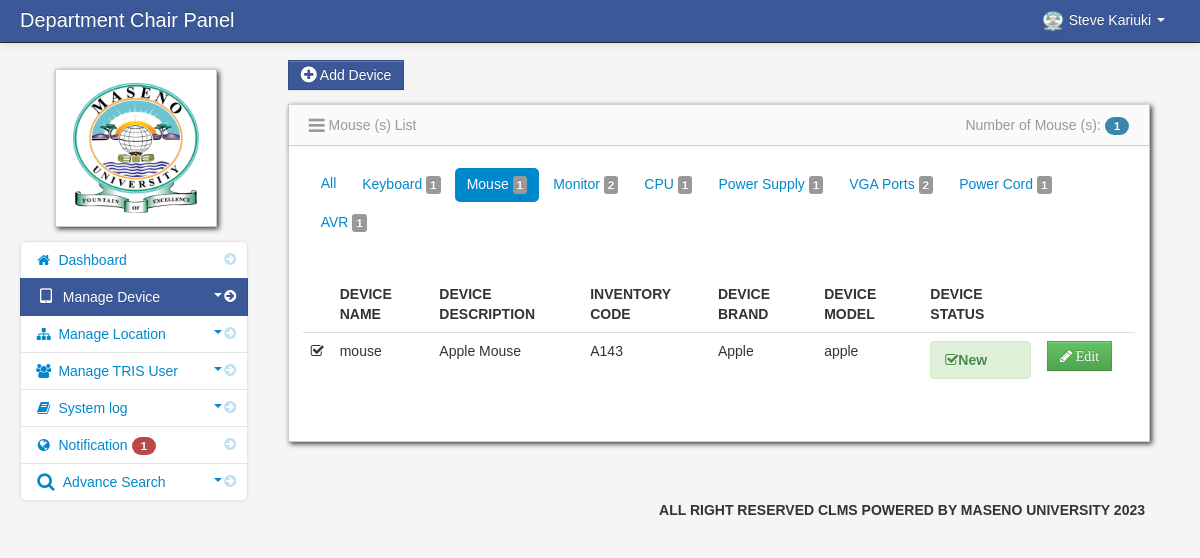
The page /Admin/Mouse.php (signed in) on the database its author committed.
### tables this page shows
CREATE TABLE `tbldevice` (
  `id` int(11) NOT NULL,
  `dev_id` int(11) NOT NULL,
  `dev_desc` varchar(128) NOT NULL,
  `dev_serial` varchar(128) NOT NULL,
  `dev_brand` varchar(128) NOT NULL,
  `dev_model` varchar(128) NOT NULL,
  `dev_status` varchar(128) NOT NULL
);

CREATE TABLE `tbldevice_name` (
  `dev_id` int(11) NOT NULL,
  `dev_name` varchar(100) NOT NULL
);

### Admin/session.php (called while the page is built, shortened)
<?php
$session_id=$_SESSION['admin_id'];
$user_query = mysqli_query($conn,"select * from tbladmin where admin_id = '$session_id'")or die(mysqli_error($conn));
$user_row =mysqli_fetch_array($user_query);
$admin_username =$user_row['firstName']." ".$user_row['lastName'];
?>

### Admin/Mouse.php (the view, shortened to what this page needs)
<?php include('header.php'); ?>
<?php include('session.php'); ?>
    <body>
		<?php include('navbar.php'); ?>
        <div class="container-fluid">
            <div class="row-fluid">
				<?php include('Device_sidebar.php'); ?>
				<div class="span9" id="content">
                     <div class="row-fluid">
					 <a href="add_Device.php" class="btn btn-info"  id="add" data-placement="right" title="Click to Add Device" ><i class="icon-plus-sign icon-large"></i> Add Device</a>
				<?php
	             $count_item=mysqli_query($conn,"select * from tbldevice
				 LEFT JOIN tbldevice_name ON tbldevice.dev_id=tbldevice_name.dev_id
				 where dev_name = 'Mouse' OR dev_name = 'mouse'
                 OR dev_name = 'muse' OR dev_name = 'mose'OR dev_name = 'mse' OR dev_name = 'MOUSE' OR dev_name = '(Mouse)'
				 OR dev_name = 'Mouse/PS2' OR dev_name = 'Mouse/USB' OR dev_name = 'Mouse(PS2)' OR dev_name = 'Mouse(USB)'
				 OR dev_name = 'Mouse-PS2' OR dev_name = 'Mouse-USB' OR dev_name = 'Mouse PS2' OR dev_name = 'Mouse USB'
				 ORDER BY tbldevice.id DESC ");
	             $count = mysqli_num_rows($count_item);
                 ?>
				   <div id="block_bg" class="block">
                        <div class="navbar navbar-inner block-header">
                             <div class="muted pull-left"><i class="icon-reorder icon-large"></i> Mouse (s) List</div>
							  <div class="muted pull-right">
								Number of Mouse (s): <span class="badge badge-info"><?php  echo $count; ?></span>
							 </div>
                          </div>
  <div class="container-fluid">
 <div class="row-fluid">
 <br/>
	<div class="pull-left">
			    <ul class="nav nav-pills">
				<li class="">
					<a href="device_stocks.php">All</a>
				</li>
			  <?php
	           $count_item=mysqli_query($conn,"select * from tbldevice
			   LEFT JOIN tbldevice_name ON tbldevice.dev_id=tbldevice_name.dev_id
			   where dev_name = 'Keyboard' OR dev_name = 'keyboard' OR dev_name = 'KEYBOARD'
			   OR dev_name = 'kyboard' OR dev_name = 'kboard' OR dev_name = 'kbard' OR dev_name = 'kbord'OR dev_name = 'kbrd' OR dev_name = '(keyboard)'
			   OR dev_name = '(kbrd)'
			   ORDER BY tbldevice.id DESC");
	           $count = mysqli_num_rows($count_item);
               ?>
				<li class="">
					<a href="Keyboard.php">Keyboard&nbsp;<span class="label label-default"> <?php echo $count;?></span></a>
				</li>
				<?php
	           $count_item=mysqli_query($conn,"select * from tbldevice
			   LEFT JOIN tbldevice_name ON tbldevice.dev_id=tbldevice_name.dev_id
			   where dev_name = 'Mouse' OR dev_name = 'mouse'
               OR dev_name = 'muse' OR dev_name = 'mose'OR dev_name = 'mse' OR dev_name = 'MOUSE' OR dev_name = '(Mouse)'
			   OR dev_name = 'Mouse/PS2' OR dev_name = 'Mouse/USB' OR dev_name = 'Mouse(PS2)' OR dev_name = 'Mouse(USB)'
			   OR dev_name = 'Mouse-PS2' OR dev_name = 'Mouse-USB' OR dev_name = 'Mouse PS2' OR dev_name = 'Mouse USB'
			   ORDER BY tbldevice.id DESC");
	           $count = mysqli_num_rows($count_item);
               ?>
				<li class="active">
				<a href="Mouse.php">Mouse&nbsp;<span class="label label-default"> <?php echo $count;?></span></a></a>
				</li>
			   <?php
	           $count_item=mysqli_query($conn,"select * from tbldevice
			   LEFT JOIN tbldevice_name ON tbldevice.dev_id=tbldevice_name.dev_id
			   where dev_name = 'Monitor' OR dev_name = 'monitor'
               OR dev_name = 'montor' OR dev_name = 'monitr' OR dev_name = 'mnitor' OR dev_name = 'mntr' OR dev_name = 'MNTR'
			   OR dev_name = '(monitor)' OR dev_name = '(montor)'
			   ORDER BY tbldevice.id DESC");
	           $count = mysqli_num_rows($count_item);
               ?>
				<li class="">
				<a href="monitor.php">Monitor&nbsp;<span class="label label-default"> <?php echo $count;?></span></a></a></a>
				</li>
			 <?php
	           $count_item=mysqli_query($conn,"select * from tbldevice
			   LEFT JOIN tbldevice_name ON tbldevice.dev_id=tbldevice_name.dev_id
			   where dev_name = 'Central Processing unit (CPU)' OR dev_name = 'central processing unit' OR dev_name = 'central_processing_unit'
			   OR dev_name = 'cpu' OR dev_name = 'c_p_u' OR dev_name = 'c.p.u.'   OR dev_name = 'cntral prcessing unit' OR dev_name = 'centrl procesing unit' OR dev_name = 'central processing nit'
			   OR dev_name = 'cenRal processing unt' OR dev_name = 'cetral processin unit' OR dev_name = 'cetral_processin_unit' OR dev_name = 'centralprocessingunit' OR dev_name = 'CENTRAL PROCESSING UNIT'
			   OR dev_name = '(CPU)' OR dev_name = '(Central Processing unit (CPU))'
			   ORDER BY tbldevice.id DESC");
	           $count = mysqli_num_rows($count_item);
               ?>
				<li class="">
				<a href="cpu.php">CPU&nbsp;<span class="label label-default"> <?php echo $count;?></span></a>
				</li>
			 <?php
	           $count_item=mysqli_query($conn,"select * from tbldevice
			   LEFT JOIN tbldevice_name ON tbldevice.dev_id=tbldevice_name.dev_id
			   where dev_name = 'Power Supply' OR dev_name = 'power supply'
			   OR dev_name = 'pwer supply' OR dev_name = 'power spply' OR dev_name = 'pwer suply' OR dev_name = 'poer Suply'
			   OR dev_name = 'powersupply' OR dev_name = 'power_supply' OR dev_name = 'power.supply' OR dev_name = 'pwer.spply'
			   OR dev_name = '(power supply)' OR dev_name = '(powersupply)' OR dev_name = '(power_supply)' OR dev_name = '(power-supply)'
			   OR dev_name = 'POWER SUPPLY'
			   ORDER BY tbldevice.id DESC");
	           $count = mysqli_num_rows($count_item);
               ?>
				<li class="">
				<a href="power_supply.php">Power Supply&nbsp;<span class="label label-default"> <?php echo $count;?></span></a>
				</li>
				<?php
	           $count_item=mysqli_query($conn,"select * from tbldevice
			   LEFT JOIN tbldevice_name ON tbldevice.dev_id=tbldevice_name.dev_id
			   where dev_name = 'Video Graphic Accelerator (VGA)' OR dev_name = 'VGA'
			   OR dev_name = '(VGA)' OR dev_name = 'Video.Graphic.Accelerator' OR dev_name = 'Video-Graphic-Accelerator' OR dev_name = 'Video_Graphic_Accelerator'
			   OR dev_name = 'VideoGraphicAccelerator' OR dev_name = 'Video Graphic' OR dev_name = 'Vedio Graphic Acelerator' OR dev_name = 'VIDEO GRAPHIC ACCELATOR'
			   OR dev_name = 'VIDEO+GRAPHIC+ACCELATOR' OR dev_name = 'vido grphic' OR dev_name = 'viDo gRphic Accelarator' OR dev_name = 'video graphic accelarator'
			   OR dev_name = 'vedeo graphic' OR dev_name = 'video graphic accelerator'  OR dev_name = 'videographicaccelerator'OR dev_name = 'vedio graphic accelerator'
			   ORDER BY tbldevice.id DESC");
	           $count = mysqli_num_rows($count_item);
               ?>
				<li class="">
				<a href="vga.php">VGA Ports&nbsp;<span class="label label-default"> <?php echo $count;?></span></a>
				</li>
				<?php
	           $count_item=mysqli_query($conn,"select * from tbldevice
			   LEFT JOIN tbldevice_name ON tbldevice.dev_id=tbldevice_name.dev_id
			   where dev_name = 'Power Cords' OR dev_name = 'power cord'
			   OR dev_name = 'power_cord' OR dev_name = '(power cord)' OR dev_name = 'power.cord' OR dev_name = '(pwer crd)'
			   OR dev_name = 'powr coRd' OR dev_name = 'ower cord' OR dev_name = 'power cordss' OR dev_name = 'pwer crd'
			   OR dev_name = 'POWER CORD' OR dev_name = 'poer cd' OR dev_name = 'powe cor'  OR dev_name = 'powercord'
			   OR dev_name = 'powe cor'  OR dev_name = 'power-cord'
			   ORDER BY tbldevice.id DESC");
	           $count = mysqli_num_rows($count_item);
               ?>
				<li class="">
				<a href="power_cords.php">Power Cord&nbsp;<span class="label label-default"> <?php echo $count;?></span></a>
				</li>
				<?php
	           $count_item=mysqli_query($conn,"select * from tbldevice
			   LEFT JOIN tbldevice_name ON tbldevice.dev_id=tbldevice_name.dev_id
			   where dev_name = 'AVR' OR dev_name = 'A.V.R'
			   OR dev_name = 'automatic Voltage Regulator' OR dev_name = 'automatic Voltage Reactor' OR dev_name = 'automatic_Voltage_Regulator' OR dev_name = 'automatic-Voltage-Regulator'
			   OR dev_name = 'avrs' OR dev_name = 'automatic v.r' OR dev_name = 'automatic voltage R.' OR dev_name = 'avregulator'
			   OR dev_name = 'automatic Voltage Reactor' OR dev_name = 'automatic-Voltage-Reactor' OR dev_name = 'automaticVoltageReactor'  OR dev_name = 'automaticVoltageRegulator'
			   OR dev_name = 'automtic Voltge Reactor'  OR dev_name = 'automtic Voltge Regulator'
		       ORDER BY tbldevice.id DESC");
	           $count = mysqli_num_rows($count_item);
               ?>
				<li class="">
				<a href="avr.php">AVR&nbsp;<span class="label label-default"> <?php echo $count;?></span></a>
				</li>
				</ul>
	</div>
</div>
</div>
<div class="block-content collapse in">
    <div class="span12">
	<form action="" method="post">
  	<table cellpadding="0" cellspacing="0" border="0" class="table" id="example">
		<thead>
		        <tr>
				<th class="empty"></th>
					<th>Device Name</th>
					<th>Device Description </th>
					<th>Inventory Code</th>
			        <th>Device Brand  </th>
					<th>Device Model  </th>
					<th>Device Status  </th>
                <th class="empty"></th>
		    </tr>
		</thead>
<tbody>
		<?php
	    $device_query = mysqli_query($conn,"select * from tbldevice
		LEFT JOIN tbldevice_name ON tbldevice.dev_id=tbldevice_name.dev_id
		where dev_name = 'Mouse' OR dev_name = 'mouse'
               OR dev_name = 'muse' OR dev_name = 'mose'OR dev_name = 'mse' OR dev_name = 'MOUSE' OR dev_name = '(Mouse)'
			     OR dev_name = 'Mouse/PS2' OR dev_name = 'Mouse/USB' OR dev_name = 'Mouse(PS2)' OR dev_name = 'Mouse(USB)'
				 OR dev_name = 'Mouse-PS2' OR dev_name = 'Mouse-USB' OR dev_name = 'Mouse PS2' OR dev_name = 'Mouse USB'
		ORDER BY tbldevice.id DESC") or die(mysqli_error($conn));
	    while ($row = mysqli_fetch_array($device_query)) {
		$id = $row['id'];
		?>
		<tr>
		<td><?php
		       if($row['dev_status']=='New')
		       {
			   echo '<i class="icon-check"></i><div id="hide"><strong>'.$row['dev_status'].'</strong></div>';
		       }
			  ?>
		</td>
			<td><?php echo $row['dev_name']; ?></td>
			<td><?php echo $row['dev_desc']; ?></td>
			<td><?php echo $row['dev_serial']; ?></td>
			<td><?php echo $row['dev_brand']; ?></td>
			<td><?php echo $row['dev_model']; ?></td>
			<td><?php
		       if($row['dev_status']=='New')
		       {
			   echo '<div class="alert alert-success"><i class="icon-check"></i><strong>'.$row['dev_status'].'</strong></div>';
		       }
			  ?></td>
			<td class="empty" width="80"><a rel="tooltip"  title="Edit Device" id="e<?php echo $id; ?>" href="device_edit.php<?php echo '?id='.$id; ?>" class="btn btn-success"><i class="icon-pencil"> Edit</i> </a></td>
		</tr>
	<?php } ?>
</tbody>
</table>
</form>
</div>
</div>
</div>
</div>
</div>
</div>
<?php include('footer.php'); ?>
</div>
<?php include('script.php'); ?>
 </body>
</html>

### Admin/navbar.php (shortened to what this page needs)
<div class="navbar navbar-inverse navbar-fixed-top">
         <div class="navbar-inner">
            <div class="container-fluid">
	 <div class="navbar-header">
                 <span class="brand" href="#">Department Chair Panel</span>
	 </div>
                 <div class="nav-collapse collapse">
                     <ul class="nav pull-right">
                         <li class="dropdown">
                             <a href="#" role="button" class="dropdown-toggle" data-toggle="dropdown"><img id="avatar1" class="img-responsive" src="img/logo.png">&nbsp;<?php echo $admin_username;  ?> <i class="caret"></i>
                             </a>
                         </li>
                     </ul>
                 </div>
             </div>
         </div>
     </div>

### Admin/assets/styles.css (style rules this page uses)
body { padding-top: 60px; padding-bottom: 40px; background-color: #f5f5f5; }
#content { margin-left:0px; }
.block { background: url("../images/pixel-60fff.png") repeat scroll 0 0 rgba(0, 0, 0, 0) !important; border: 1px solid #ccc; background: white; margin: 1em 0em; border-top: none; -webkit-box-shadow: 2px 2px 5px rgba(0, 0, 6, 0.75); -moz-box-shadow: 2px 2px 5px rgba(0, 0, 6, 0.75); box-shadow: 2px 2px 5px rgba(0, 0, 6, 0.75); }
.block-content { margin: 1em; min-height: .25em; }
.block-header { margin-bottom: 0px; border-right: none; border-left: none; -webkit-border-radius: 0px; -moz-border-radius: 0px; border-radius: 0px; }
.block-header div { padding-top: 10px; }

### rows shown on the page
tbldevice: dev.dev_name "mouse", dev_desc "Apple Mouse", dev_serial "A143", dev_brand "Apple", dev_model "apple", dev_status "New"

### other values the page prints
$admin_username "Steve Kariuki"
$not_read "1"
$count "1"
$count "2"
